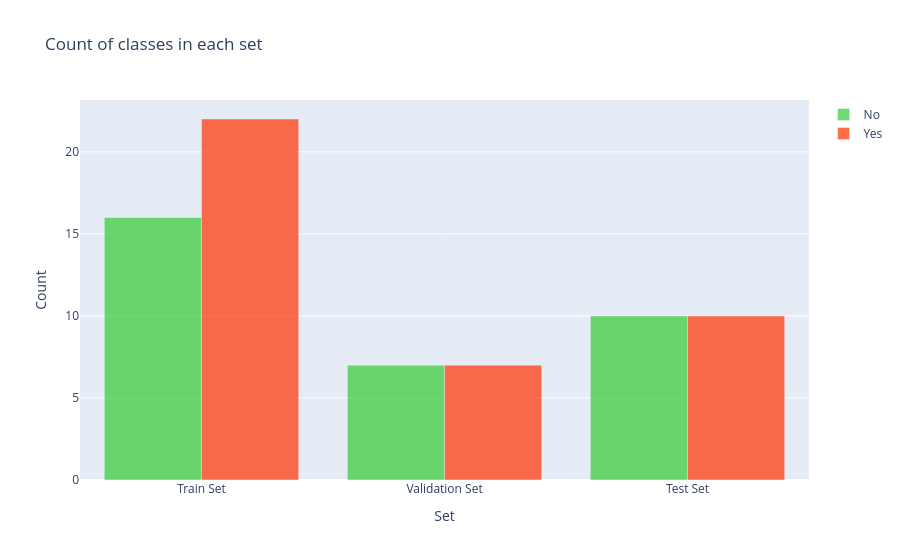

Notebook code cell kept with this figure:
### Code cell
trace0 = go.Bar(
    x=['Train Set', 'Validation Set', 'Test Set'],
    y=y[0],
    name='No',
    marker=dict(color='#33cc33'),
    opacity=0.7
)
trace1 = go.Bar(
    x=['Train Set', 'Validation Set', 'Test Set'],
    y=y[1],
    name='Yes',
    marker=dict(color='#ff3300'),
    opacity=0.7
)
data = [trace0, trace1]
layout = go.Layout(
    title='Count of classes in each set',
    xaxis={'title': 'Set'},
    yaxis={'title': 'Count'}
)
fig = go.Figure(data, layout)
iplot(fig)

### Figure 1 — Plotly figure (JSON) as saved in the notebook; plotly's stock layout.template omitted (floating-point values rounded to 4 significant figures)
{"data": [{"marker": {"color": "#33cc33"}, "name": "No", "opacity": 0.7, "type": "bar", "x": ["Train Set", "Validation Set", "Test Set"], "y": [16, 7, 10]}, {"marker": {"color": "#ff3300"}, "name": "Yes", "opacity": 0.7, "type": "bar", "x": ["Train Set", "Validation Set", "Test Set"], "y": [22, 7, 10]}], "layout": {"autosize": true, "title": {"text": "Count of classes in each set"}, "xaxis": {"autorange": true, "range": [-0.5, 2.5], "title": {"text": "Set"}, "type": "category"}, "yaxis": {"autorange": true, "range": [0, 23.16], "title": {"text": "Count"}, "type": "linear"}}}
